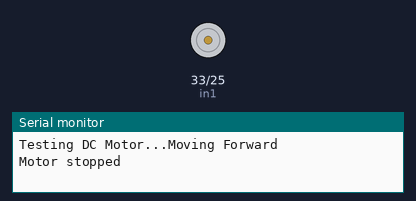
Recording of a sketch running on a simulated ESP32. On the bench: motor-driver pin pairs drawn as motors (green arrow = first pin HIGH = forward, orange = second pin HIGH = backward, longer = more drive, scaled by the enable pin), the last lines printed to the serial monitor.

Above: at 3.0 s.
At 8.2 s:
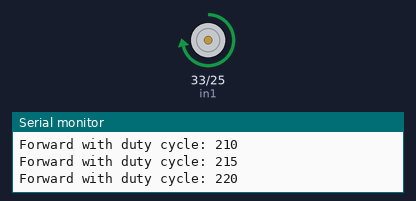
At 13.0 s:
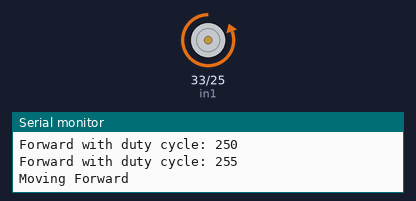
Timing chart, 0 to 15.6 s (numbered marks = the images above):
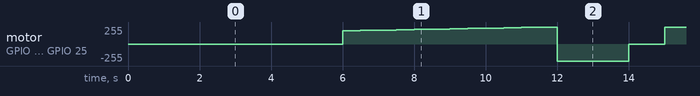

The sketch:

motor-check.ino
```cpp
// Motor A
#define in1       33       //digital
#define in2       25       //digital
#define en1       32       //analog

// Setting PWM properties
const int freq = 30000;
const int pwmChannel = 0;
const int resolution = 8;
int dutyCycle = 200;

void setup() {
  // sets the pins as outputs:
  pinMode(in1, OUTPUT);
  pinMode(in2, OUTPUT);
  pinMode(en1, OUTPUT);

  // configure LED PWM functionalitites
  ledcSetup(pwmChannel, freq, resolution);

  // attach the channel to the GPIO to be controlled
  ledcAttachPin(en1, pwmChannel);

  Serial.begin(115200);

  // testing
  Serial.print("Testing DC Motor...");
}

void loop() {
  // Move the DC motor forward at maximum speed
  Serial.println("Moving Forward");
  digitalWrite(in1, LOW);
  digitalWrite(in2, HIGH);
  delay(2000);

  // Stop the DC motor
  Serial.println("Motor stopped");
  digitalWrite(in1, LOW);
  digitalWrite(in2, LOW);
  delay(1000);

  // Move DC motor backwards at maximum speed
  Serial.println("Moving Backwards");
  digitalWrite(in1, HIGH);
  digitalWrite(in2, LOW);
  delay(2000);

  // Stop the DC motor
  Serial.println("Motor stopped");
  digitalWrite(in1, LOW);
  digitalWrite(in2, LOW);
  delay(1000);

  // Move DC motor forward with increasing speed
  digitalWrite(in1, HIGH);
  digitalWrite(in2, LOW);
  while (dutyCycle <= 255){
    ledcWrite(pwmChannel, dutyCycle);
    Serial.print("Forward with duty cycle: ");
    Serial.println(dutyCycle);
    dutyCycle = dutyCycle + 5;
    delay(500);
  }
  dutyCycle = 200;
}
```
